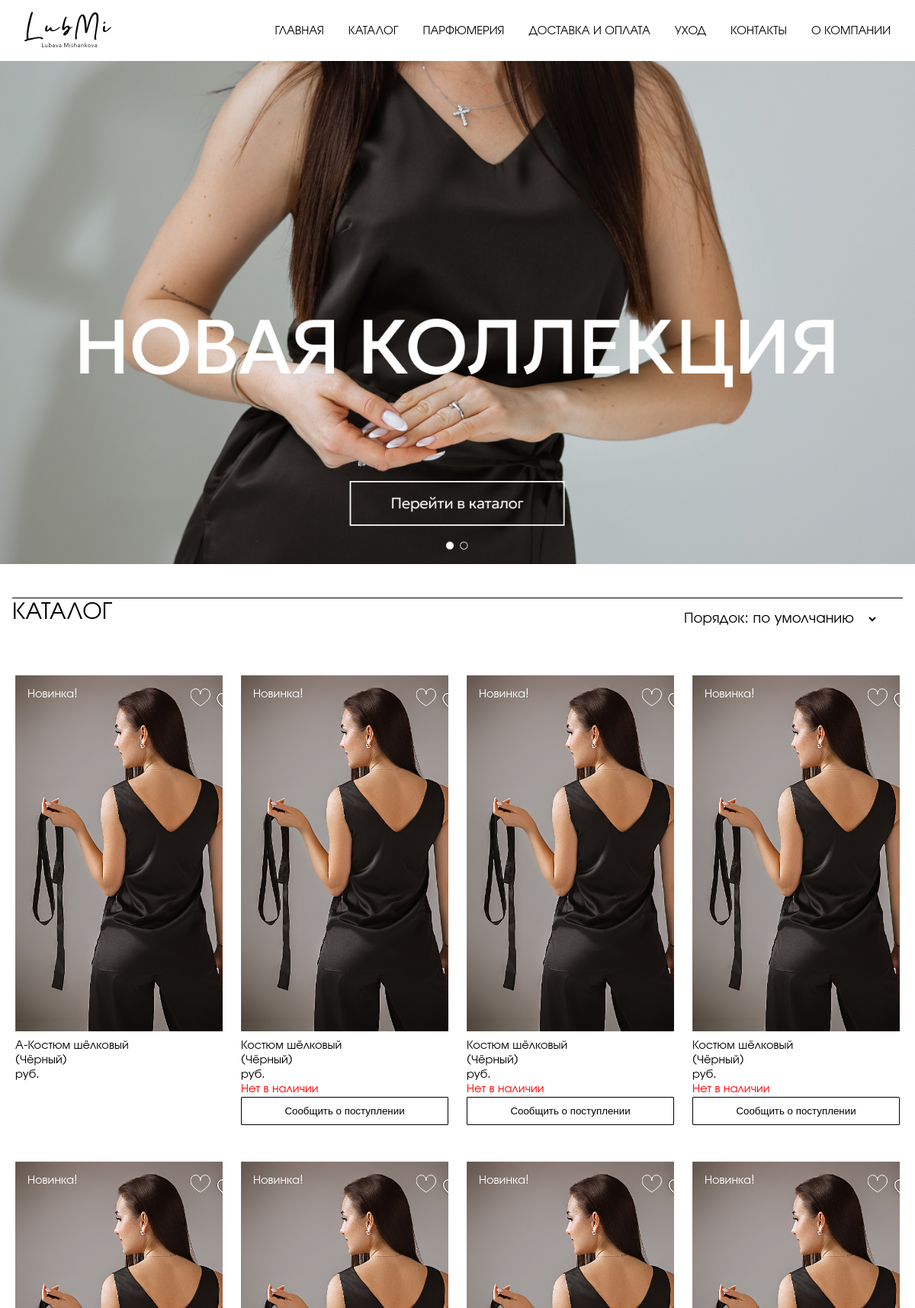
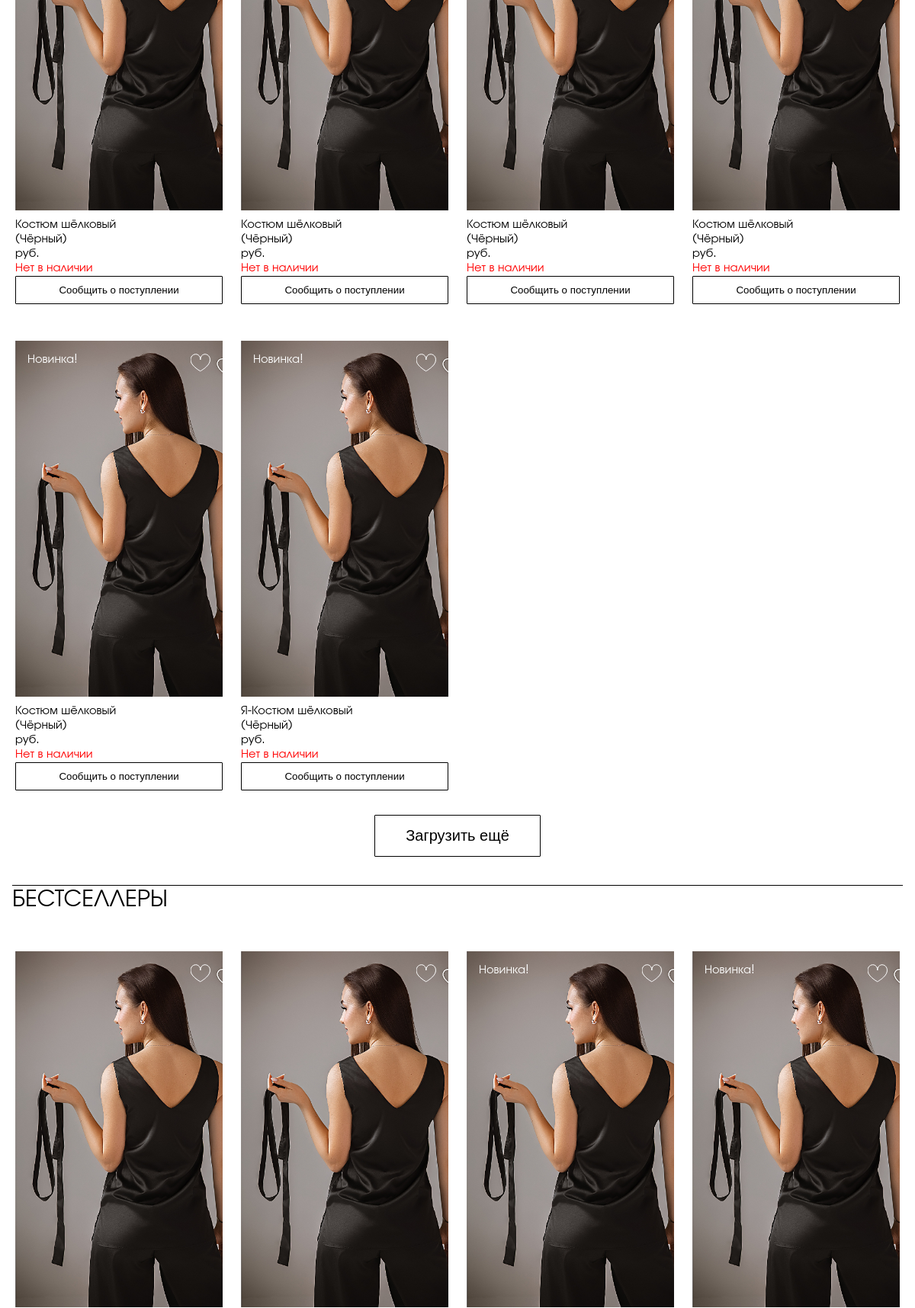
The page /lms/ (upper part) on the database its author committed (2 pictures, top to bottom).
### lms/models.py (models this page shows, shortened)
class DbItem(models.Model):
    created_at = models.DateTimeField(auto_now_add=True)
    updated_at = models.DateTimeField(auto_now=True)
    class Meta:
        abstract: bool = True

class Product(DbItem):
    article = models.CharField(primary_key=True, max_length=100)                                            # внутренний артикул
    title = models.CharField(max_length=500)                                                                # название
    description = models.TextField(null=True, blank=True)                                                   # описание
    color = models.CharField(max_length=250, null=True, blank=True)                                         # цвет
    actual_price = MoneyField(max_digits=14, decimal_places=2, default_currency='RUR')                      # цена
    old_price = MoneyField(max_digits=14, decimal_places=2, default_currency='RUR', null=True, blank=True)  # старая цена (до акции), null -- нет акции
    sales_quantity = models.BigIntegerField(default=0)                                                      # количество продаж
    published_at = models.DateTimeField(null=True, blank=True, default=timezone.now)                        # время публикации(опубликован, если published_at < now())
    slug = models.SlugField(unique=True, max_length=200)                                                    # слаг
    categories = models.ManyToManyField(Category, related_name="products")                                  # категории
    class PublishedManager(models.Manager):
        def get_queryset(self):
            return super().get_queryset().exclude(published_at=None).filter(published_at__lte=timezone.now())
    class BestsellersManager(PublishedManager):
        def get_queryset(self):
            return super().get_queryset().order_by('-sales_quantity')
    objects = models.Manager()
    published = PublishedManager()
    bestsellers = BestsellersManager()
    images: QuerySet                                                                            # -- Just for IDE syntax analyzer --
    sizes: QuerySet
    attributes: QuerySet
    orders: QuerySet
    class Meta:
        ordering = ["published_at"]
        indexes = [models.Index(fields=["title"])]
    @property
    def primary_image(self):
        query = self.images.filter(primary=True)
        return query.first() if query.exists() else None
    @property
    def in_stock(self):
        return self.sizes.filter(quantity__gt=0).exists()
    @property
    def novelty(self):
        return (datetime.now().date() - self.published_at.date()).days < 30 if self.published_at else False;

class Image(DbItem):
    primary = models.BooleanField()                                                             # основное изображение?
    image = models.ImageField(upload_to='products/%Y/%m/%d')                                    # картинка
    product = models.ForeignKey(Product, related_name="images", on_delete=models.CASCADE)       # товар
    class PrimariesManager(models.Manager):
        def get_queryset(self):
            return super().get_queryset().filter(primary=True)
    objects = models.Manager()
    primaries = PrimariesManager()

### lms/views.py (the view, shortened to what this page needs)
# urls.py: path('', IndexView.as_view(), name='index'),
class IndexView(View):
    page_size = 10
    default_order = 'novelties-first'
    ordering = {
        default_order: ("Порядок: по умолчанию", lambda q: q.order_by('-published_at')),
        'price-asc': ("Цена: по возрастанию", lambda q: q.order_by('actual_price')),
        'price-dsc': ("Цена: по убыванию", lambda q: q.order_by('-actual_price')),
        'title-asc': ("Название: А-Я", lambda q: q.order_by('title')),
        'title-dsc': ("Название: Я-А", lambda q: q.order_by('-title')),
    }
    @staticmethod
    def get(request, *_, **__):
        page = request.GET.get('page')
        order = request.GET.get('order')
        order = order if order in IndexView.ordering else IndexView.default_order
        products = IndexView.ordering[order][1](Product.published.all())
        bestsellers = Product.bestsellers.all()
        pd_pgn = Paginator(products, IndexView.page_size)
        bs_pgn = Paginator(bestsellers, IndexView.page_size)
        favorites = CustomerInfo(request).favorites
        if not page:
            return render(request, 'lms/index.html', {
                'page_title': "Главная",
                'products': pd_pgn.page(1),
                'bestsellers': bs_pgn.page(1),
                'product_pages': pd_pgn.num_pages,
                'bestseller_pages': bs_pgn.num_pages,
                'order': order,
                'order_variants': {order_value: order_item[0] for order_value, order_item in IndexView.ordering.items()},
                'favorites': favorites,
                'form': ShortCustomerInfoForm(),
            })

### lms/forms.py
class ShortCustomerInfoForm(forms.ModelForm):
    id = 'scui-form'
    title = 'Сообщить о поступлении товара'
    description = 'Выберите удобный способ для оповещения о повторном наличии данного товара'
    confirmation = "Получить уведомление"
    cancel = "🞨"
    class Meta:
        model = NotificationRequest
        fields = ['name', 'phone', 'email']
        labels = {
            "name": '',
            "phone": '',
            "email": '',
        }
        widgets = {
            'name': forms.TextInput(attrs={'id': 'scui-name', 'placeholder': 'Укажите, как к Вам обращаться'}),
            'phone': forms.TextInput(attrs={'id': 'scui-phone', 'placeholder': 'Введите Ваш номер телефона', 'pattern': """^((8|\+7)[\- ]?)?(\(?\d{3}\)?[\- ]?)?[\d\- ]{7,10}$"""}),
            'email': forms.EmailInput(attrs={'id': 'scui-email', 'placeholder': 'Введите Ваш email'}),
        }

### customerinfo/customerinfo.py (called while the page is built)
    def _get_or_create_item(self, key, builder, save=False):
        try:
            result = self._info[key]
        except KeyError:
            result = self._info[key] = builder()
            if save:
                self.save()
        return result

    def _get_or_create_favorites(self):
        return self._get_or_create_item("favorites", list)

    @property
    def favorites(self):
        return set(self._get_or_create_favorites())

### lms/templates/lms/index.html (shortened to what this page needs)
{% extends "lms/std_page.html" %}
{% load static %}
{% load custom_tags %}
{% block page_header %}
{% include "lms/include/ad-block.html" with static_image="img/bkg-001.jpg" %}
{% endblock %}
{% block page_content %}
{% include "lms/include/catalogue-type-A.html" with title="Каталог" pages=product_pages kind="pd" variants=order_variants selector_id="order-selector" %}
{% include "lms/include/catalogue-type-A.html" with products=bestsellers title="Бестселлеры" pages=bestseller_pages kind="bs" %}
{% endblock %}

### lms/templates/lms/include/product-list-type-A.html
{% for product in products %}
<div>
{% include "lms/include/product-card-type-A.html" %}
</div>
{% endfor %}

### lms/templates/lms/include/product-card-type-A.html
{% load thumbnail %}
<figure>
  {% with product.primary_image as img %}
  {% if img %}
  <div class="p-card-a" style="background-image: url('{% thumbnail img.image 220x0 %}');">
    {% if product.novelty %}
    <label class="white">Новинка!</label>
    {% endif %}
    {% if product.article in favorites %}
    {% include "lms/include/heart.html" with checked="checked" %}
    {% else %}
    {% include "lms/include/heart.html" with checked="unchecked" %}
    {% endif %}
  </div>
  {% else %}
  <div class="p-card-a">
    <h3>Изображение отсутствует</h3>
  </div>
  {% endif %}
  {% endwith %}
  <figcaption>
    {{product.title}}<br/>
    ({{product.color|default:"цвет не указан"}})<br/>
    {% if product.old_price %}<span class="old_price">{{product.old_price.amount}} руб.</span>{% endif %}{{product.actual_price.amount}} руб.<br/>
    {% if not product.in_stock %}<span class="red">Нет в наличии<br/></span><button class="w-100" onclick="notify_delivery('{{product.article}}')">Сообщить о поступлении</button>{% endif %}
  </figcaption>
</figure>

### lms/templates/lms/include/heart.html (shortened to what this page needs)
<label class="heart">
</label>

### lms/static/css/lms.css (style rules this page uses)
:root { --LeadingHeight: 3rem; --FooterHeight: 3rem; --DefPadding: 1em; --Fonts: 'URW Gothic', helvetica, sans-serif; --ZixContent: 10; --ZixLeading: 20; --ZixPanels: 30; --ZixTop: 40; --CatItemWidth: 17rem; --HeartSize: 1.6rem; }
body, aside, .content, .leading { margin: 0; padding: 0; font-family: var(--Fonts); }
.catalogue > * { display: flex; flex-flow: column; place-items: center; }
.catalogue > * > * { max-width: calc(var(--CatItemWidth)); min-width: calc(var(--CatItemWidth)); }
.p-card-a { display: flex; flex-flow: row; background-size: cover; background-repeat: no-repeat; max-height: calc(var(--CatItemWidth) * 1.6); min-height: calc(var(--CatItemWidth) * 1.6); padding: var(--DefPadding) }
.heart { margin-left: auto; max-height: calc(1.2 * var(--HeartSize)); }
input[type="checkbox"] ~ svg { min-height: var(--HeartSize); min-width: var(--HeartSize); stroke: white; cursor: pointer; }
input[type="checkbox"]:not(:checked) ~ svg { fill: none; }
figcaption { margin-top: 10px; }
.white { color: white; }
.red { color: red; }
.w-100 { width: 100%; }
button, input[type="submit"] { border: solid black thin; border-radius: 1px; color: black; background: none; box-shadow: none; padding: calc(0.75 * var(--DefPadding)) calc(2 * var(--DefPadding)); cursor: pointer; text-decoration: none; }

### rows shown on the page
Product: image (picture), shows "Новинка!", title "А-Костюм шёлковый", color "Чёрный"
Product: image (picture), shows "Новинка!", title "Костюм шёлковый", color "Чёрный"
Product: image (picture), shows "Новинка!", title "Костюм шёлковый", color "Чёрный"
Product: image (picture), shows "Новинка!", title "Костюм шёлковый", color "Чёрный"
Product: image (picture), shows "Новинка!", title "Костюм шёлковый", color "Чёрный"
Product: image (picture), shows "Новинка!", title "Костюм шёлковый", color "Чёрный"
Product: image (picture), shows "Новинка!", title "Костюм шёлковый", color "Чёрный"
Product: image (picture), shows "Новинка!", title "Костюм шёлковый", color "Чёрный"
Product: image (picture), shows "Новинка!", title "Костюм шёлковый", color "Чёрный"
Product: image (picture), shows "Новинка!", title "Я-Костюм шёлковый", color "Чёрный"
Product: image (picture)
Product: image (picture)

### other values the page prints
{{ title }} "КАТАЛОГ"
{{ title }} "БЕСТСЕЛЛЕРЫ"
form field value "Порядок: по умолчанию"
